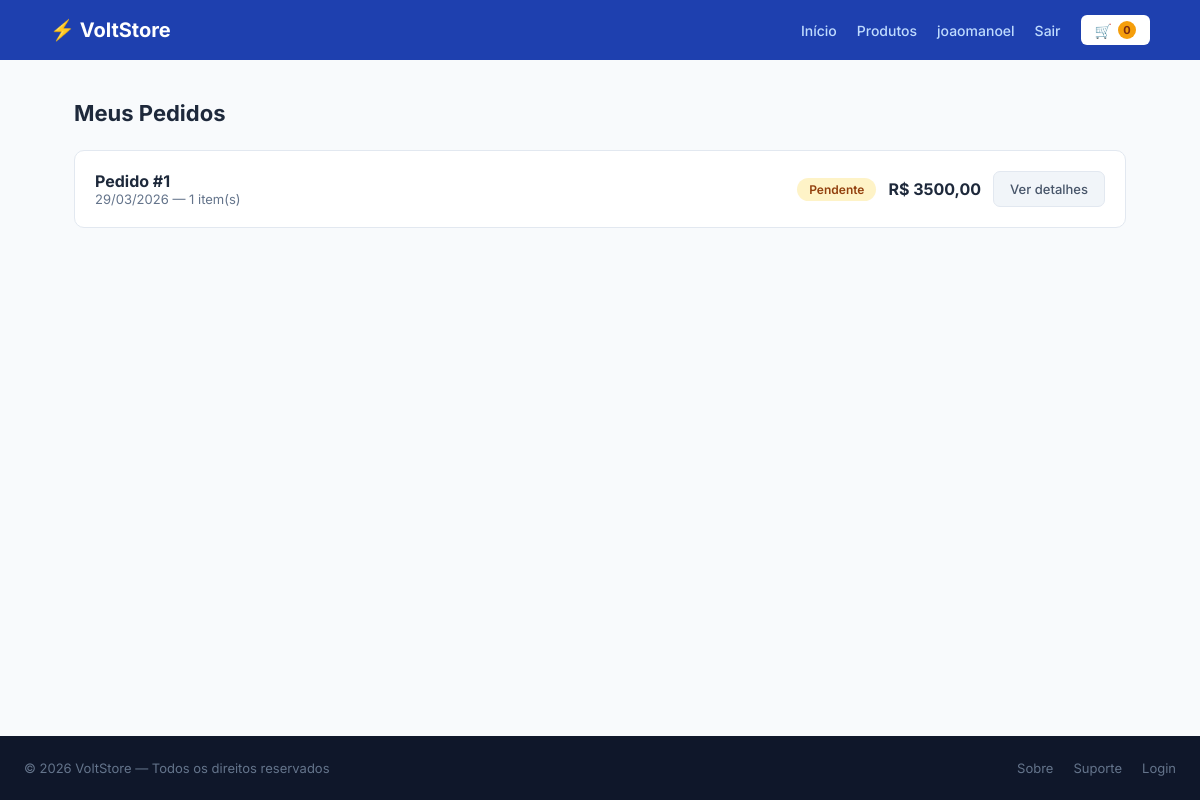
/meus-pedidos/ (signed in), run on an earlier commit of the app's database.
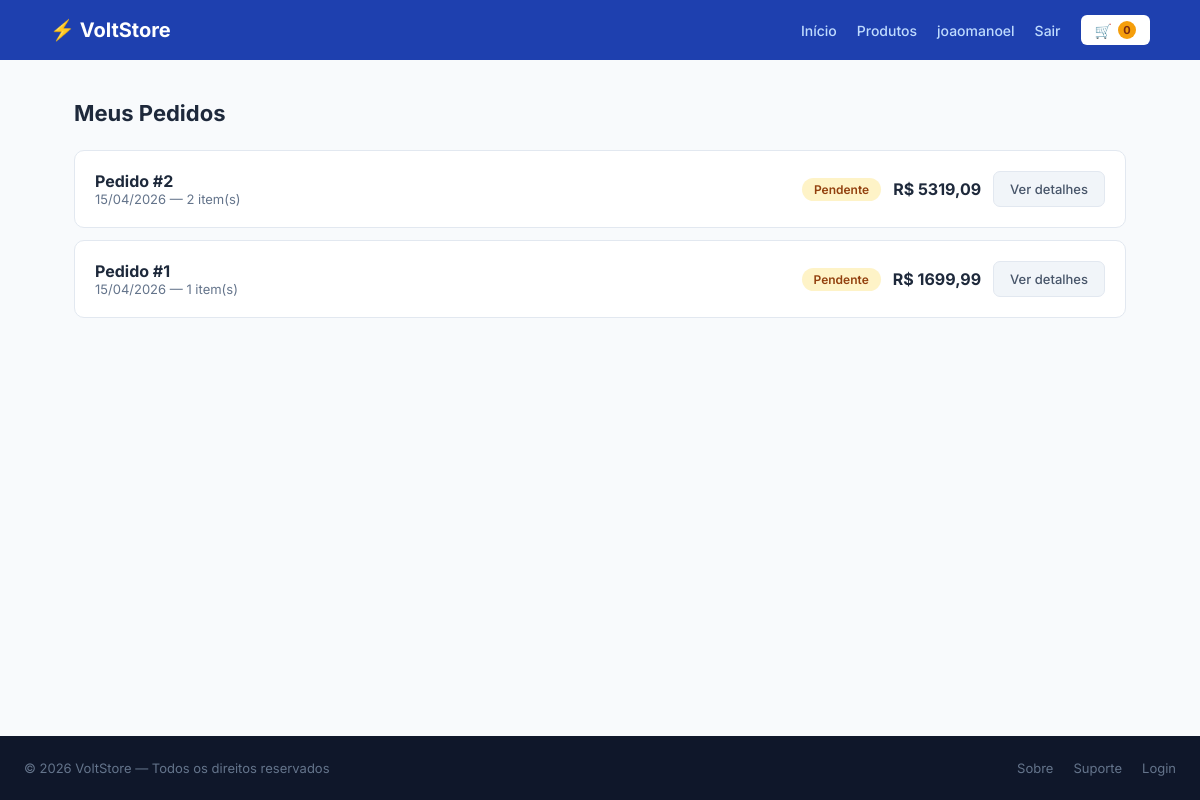
And on a later commit of the database.
### voltstore/models.py (models this page shows, shortened)
class Pedido(models.Model):
    STATUS_CHOICES = [
        ('pendente',    'Pendente'),
        ('pago',        'Pago'),
        ('enviado',     'Enviado'),
        ('entregue',    'Entregue'),
        ('cancelado',   'Cancelado'),
    ]
    usuario     = models.ForeignKey(User, on_delete=models.CASCADE)
    status      = models.CharField(max_length=20, choices=STATUS_CHOICES, default='pendente')
    total       = models.DecimalField(max_digits=10, decimal_places=2, default=0)
    endereco    = models.CharField(max_length=300, blank=True)
    criado_em   = models.DateTimeField(auto_now_add=True)
    class Meta:
        verbose_name = 'Pedido'
        verbose_name_plural = 'Pedidos'
        ordering = ['-criado_em']

### voltstore/views.py (the view)
# urls.py: path('meus-pedidos/',       views.meus_pedidos,     name='meus_pedidos'),
@login_required
def meus_pedidos(request):
    pedidos = Pedido.objects.filter(usuario=request.user)
    return render(request, 'voltstore/meus_pedidos.html', {'pedidos': pedidos})

### voltstore/context_processors.py (called while the page is built)
def carrinho_contador(request):
    carrinho = request.session.get('carrinho', {})
    total = sum(carrinho.values())
    return {'carrinho_total': total}

### voltstore/templates/voltstore/meus_pedidos.html (shortened to what this page needs)
{% extends 'voltstore/base.html' %}
{% block content %}
<div class="container">
  <h1 class="section-title">Meus Pedidos</h1>
  {% if pedidos %}
    {% for pedido in pedidos %}
    <div class="card-section" style="margin-bottom:12px">
      <div style="display:flex;justify-content:space-between;align-items:center;flex-wrap:wrap;gap:8px">
        <div>
          <p style="font-weight:700">Pedido #{{ pedido.id }}</p>
          <p style="color:#64748b;font-size:13px">{{ pedido.criado_em|date:"d/m/Y" }} — {{ pedido.itens.count }} item(s)</p>
        </div>
        <div style="display:flex;align-items:center;gap:12px">
          <span class="status-badge status-{{ pedido.status }}">{{ pedido.get_status_display }}</span>
          <strong>R$ {{ pedido.total }}</strong>
          <a href="{% url 'detalhe_pedido' pedido.pk %}" class="btn-detail">Ver detalhes</a>
        </div>
      </div>
    </div>
    {% endfor %}
  {% endif %}
</div>
{% endblock %}

What changed in the data, as far as the page shows it:
added Pedido: id "2", criado_em "15/04/2026", itens.count "2", status "Pendente", total "5319,09"
changed Pedido id 1: criado_em "29/03/2026" → "15/04/2026"; total "3500,00" → "1699,99"
